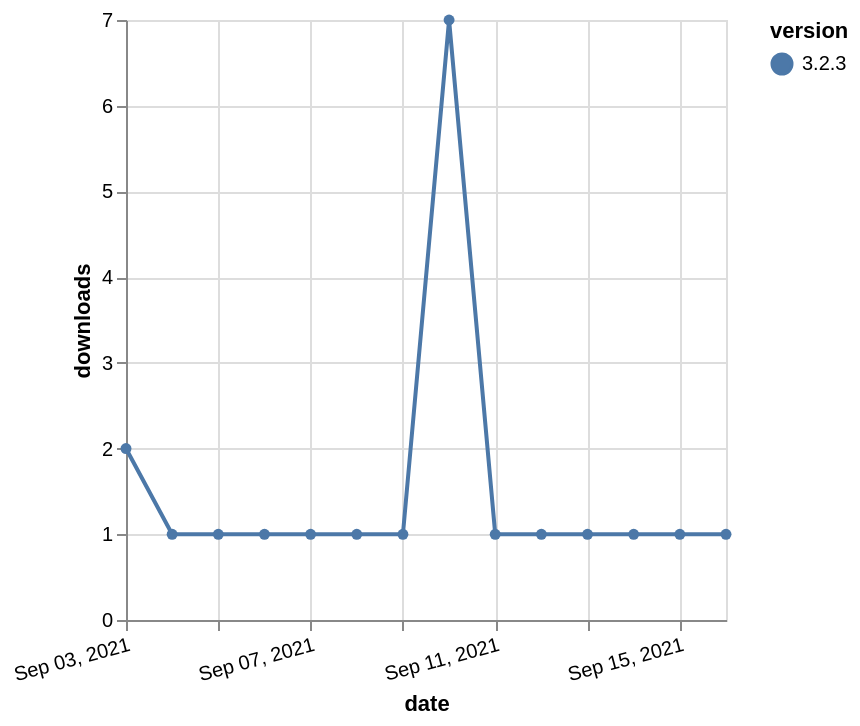

The Vega-Lite source for this figure:
### Vega-Lite specification from a JSON file in a GitHub repository (floating-point values rounded to 4 significant figures)
{"$schema": "https://vega.github.io/schema/vega-lite/v5.json", "description": "A simple bar chart with embedded data.", "data": {"values": [{"date": "2021-09-03", "total": 495, "delta": 2, "version": "3.2.3"}, {"date": "2021-09-04", "total": 496, "delta": 1, "version": "3.2.3"}, {"date": "2021-09-05", "total": 497, "delta": 1, "version": "3.2.3"}, {"date": "2021-09-06", "total": 498, "delta": 1, "version": "3.2.3"}, {"date": "2021-09-07", "total": 499, "delta": 1, "version": "3.2.3"}, {"date": "2021-09-08", "total": 500, "delta": 1, "version": "3.2.3"}, {"date": "2021-09-09", "total": 501, "delta": 1, "version": "3.2.3"}, {"date": "2021-09-10", "total": 508, "delta": 7, "version": "3.2.3"}, {"date": "2021-09-11", "total": 509, "delta": 1, "version": "3.2.3"}, {"date": "2021-09-12", "total": 510, "delta": 1, "version": "3.2.3"}, {"date": "2021-09-13", "total": 511, "delta": 1, "version": "3.2.3"}, {"date": "2021-09-14", "total": 512, "delta": 1, "version": "3.2.3"}, {"date": "2021-09-15", "total": 513, "delta": 1, "version": "3.2.3"}, {"date": "2021-09-16", "total": 514, "delta": 1, "version": "3.2.3"}]}, "width": "container", "mark": {"type": "line", "point": {"filled": true}}, "encoding": {"x": {"field": "date", "type": "temporal", "timeUnit": "yearmonthdate", "title": "date", "axis": {"labelAngle": -15}}, "y": {"field": "delta", "type": "quantitative", "title": "downloads"}, "color": {"field": "version", "type": "nominal"}, "tooltip": {"field": "delta"}}}
